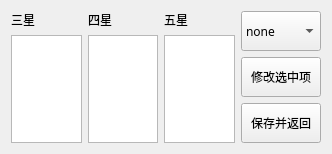
<?xml version="1.0" encoding="UTF-8"?>
<ui version="4.0">
 <class>Form</class>
 <widget class="QWidget" name="Form">
  <property name="geometry">
   <rect>
    <x>0</x>
    <y>0</y>
    <width>332</width>
    <height>154</height>
   </rect>
  </property>
  <property name="font">
   <font>
    <family>阿里巴巴普惠体 2.0 65 Medium</family>
   </font>
  </property>
  <property name="windowTitle">
   <string>模板设置</string>
  </property>
  <layout class="QHBoxLayout" name="horizontalLayout_4">
   <item>
    <layout class="QHBoxLayout" name="horizontalLayout_3">
     <item>
      <layout class="QVBoxLayout" name="verticalLayout">
       <item>
        <layout class="QHBoxLayout" name="horizontalLayout_2">
         <item>
          <widget class="QLabel" name="label">
           <property name="font">
            <font>
             <family>阿里巴巴普惠体 2.0 65 Medium</family>
            </font>
           </property>
           <property name="text">
            <string>三星</string>
           </property>
          </widget>
         </item>
         <item>
          <widget class="QLabel" name="label_2">
           <property name="text">
            <string>四星</string>
           </property>
          </widget>
         </item>
         <item>
          <widget class="QLabel" name="label_3">
           <property name="text">
            <string>五星</string>
           </property>
          </widget>
         </item>
        </layout>
       </item>
       <item>
        <layout class="QHBoxLayout" name="horizontalLayout">
         <item>
          <widget class="QTextBrowser" name="three"/>
         </item>
         <item>
          <widget class="QTextBrowser" name="four"/>
         </item>
         <item>
          <widget class="QTextBrowser" name="five"/>
         </item>
        </layout>
       </item>
      </layout>
     </item>
     <item>
      <layout class="QVBoxLayout" name="verticalLayout_2">
       <item>
        <widget class="QComboBox" name="mode">
         <property name="minimumSize">
          <size>
           <width>0</width>
           <height>40</height>
          </size>
         </property>
         <property name="font">
          <font>
           <family>阿里巴巴普惠体 2.0 65 Medium</family>
          </font>
         </property>
         <item>
          <property name="text">
           <string>none</string>
          </property>
         </item>
         <item>
          <property name="text">
           <string>mode1</string>
          </property>
         </item>
         <item>
          <property name="text">
           <string>mode2</string>
          </property>
         </item>
         <item>
          <property name="text">
           <string>mode3</string>
          </property>
         </item>
         <item>
          <property name="text">
           <string>mode4</string>
          </property>
         </item>
         <item>
          <property name="text">
           <string>mode5</string>
          </property>
         </item>
         <item>
          <property name="text">
           <string>mode6</string>
          </property>
         </item>
         <item>
          <property name="text">
           <string>mode7</string>
          </property>
         </item>
         <item>
          <property name="text">
           <string>mode8</string>
          </property>
         </item>
         <item>
          <property name="text">
           <string>mode9</string>
          </property>
         </item>
         <item>
          <property name="text">
           <string>mode10</string>
          </property>
         </item>
         <item>
          <property name="text">
           <string>mode11</string>
          </property>
         </item>
         <item>
          <property name="text">
           <string>mode12</string>
          </property>
         </item>
         <item>
          <property name="text">
           <string>mode13</string>
          </property>
         </item>
         <item>
          <property name="text">
           <string>mode14</string>
          </property>
         </item>
         <item>
          <property name="text">
           <string>mode15</string>
          </property>
         </item>
         <item>
          <property name="text">
           <string>mode16</string>
          </property>
         </item>
         <item>
          <property name="text">
           <string>mode17</string>
          </property>
         </item>
         <item>
          <property name="text">
           <string>mode18</string>
          </property>
         </item>
         <item>
          <property name="text">
           <string>mode19</string>
          </property>
         </item>
         <item>
          <property name="text">
           <string>mode20</string>
          </property>
         </item>
        </widget>
       </item>
       <item>
        <widget class="QPushButton" name="change">
         <property name="minimumSize">
          <size>
           <width>0</width>
           <height>40</height>
          </size>
         </property>
         <property name="font">
          <font>
           <family>阿里巴巴普惠体 2.0 65 Medium</family>
          </font>
         </property>
         <property name="text">
          <string>修改选中项</string>
         </property>
        </widget>
       </item>
       <item>
        <widget class="QPushButton" name="return_2">
         <property name="minimumSize">
          <size>
           <width>0</width>
           <height>40</height>
          </size>
         </property>
         <property name="font">
          <font>
           <family>阿里巴巴普惠体 2.0 65 Medium</family>
          </font>
         </property>
         <property name="text">
          <string>保存并返回</string>
         </property>
        </widget>
       </item>
      </layout>
     </item>
    </layout>
   </item>
  </layout>
 </widget>
 <resources/>
 <connections/>
</ui>
